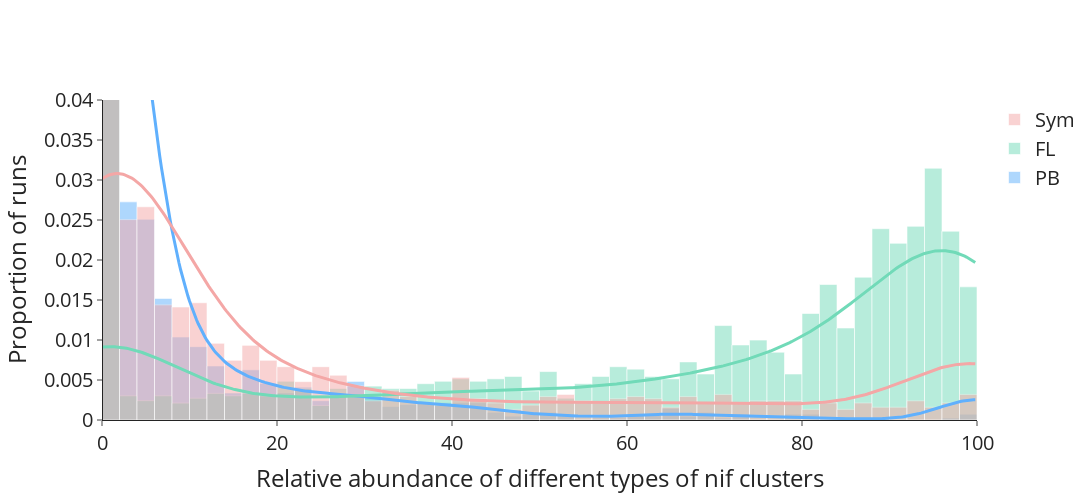

Notebook code cell kept with this figure:
### Markdown cell above
# distribution plots

### Code cell
fig = px.histogram(new_df,
                   x='ratio',
                   color='nifH type',
                   color_discrete_map=t2color,
                   #barnorm='percent'
                   histnorm='percent'
                  )
# fig = go.Figure()
ts = [ 'PB', 'FL','Sym',]
fig = ff.create_distplot([list(new_df.loc[(new_df['nifH type'] == t),
                                           'ratio'])
                           for t in ts],
                          ts,
                          colors=[t2color[t] for t in ts],
                          #show_hist=False,#,showlegend=False
                          #curve_type='normal',
                          #histnorm='percent',
                              show_hist=True,
                          show_curve=True,
                          show_rug=False,
                          #showlegend=False,
                               #opacity=0.5
                         bin_size=2,
                         )
#fig.add_traces(_fig.data)
for _ in fig.data:
    _['opacity'] = 0.5
for _ in fig.data[-3:]:
    _.line.width=3
    _.opacity = 1
   # _.line.opacity=1
fig.update_layout(barmode='overlay')
fig.layout.template = "simple_white"
fig.layout.width = 1200
fig.layout.height = 500
fig.layout.yaxis.range=[0,0.04]
fig.layout.font.size = 20
fig.layout.xaxis.title = "Relative abundance of different types of nif clusters"
fig.layout.yaxis.title = 'Proportion of runs'
fig.show()

### Figure 1 — Plotly figure (JSON) as saved in the notebook; plotly's stock layout.template omitted (floating-point values rounded to 4 significant figures; data arrays with more than 128 entries replaced by an {"elided": "..."} marker saying what was removed)
{"data": [{"histnorm": "probability density", "legendgroup": "PB", "marker": {"color": "#60b0fd"}, "name": "PB", "opacity": 0.5, "type": "histogram", "x": {"elided": "2125 float values"}, "xaxis": "x", "xbins": {"end": 100, "size": 2, "start": 0}, "yaxis": "y"}, {"histnorm": "probability density", "legendgroup": "FL", "marker": {"color": "#71dab8"}, "name": "FL", "opacity": 0.5, "type": "histogram", "x": {"elided": "2125 float values"}, "xaxis": "x", "xbins": {"end": 100, "size": 2, "start": 0}, "yaxis": "y"}, {"histnorm": "probability density", "legendgroup": "Sym", "marker": {"color": "#f4a7a6"}, "name": "Sym", "opacity": 0.5, "type": "histogram", "x": {"elided": "2125 float values"}, "xaxis": "x", "xbins": {"end": 100, "size": 2, "start": 0}, "yaxis": "y"}, {"legendgroup": "PB", "line": {"width": 3}, "marker": {"color": "#60b0fd"}, "mode": "lines", "name": "PB", "opacity": 1, "showlegend": false, "type": "scatter", "x": {"elided": "500 float values"}, "xaxis": "x", "y": {"elided": "500 float values"}, "yaxis": "y"}, {"legendgroup": "FL", "line": {"width": 3}, "marker": {"color": "#71dab8"}, "mode": "lines", "name": "FL", "opacity": 1, "showlegend": false, "type": "scatter", "x": {"elided": "500 float values"}, "xaxis": "x", "y": {"elided": "500 float values"}, "yaxis": "y"}, {"legendgroup": "Sym", "line": {"width": 3}, "marker": {"color": "#f4a7a6"}, "mode": "lines", "name": "Sym", "opacity": 1, "showlegend": false, "type": "scatter", "x": {"elided": "500 float values"}, "xaxis": "x", "y": {"elided": "500 float values"}, "yaxis": "y"}], "layout": {"barmode": "overlay", "font": {"size": 20}, "height": 500, "hovermode": "closest", "legend": {"traceorder": "reversed"}, "width": 1200, "xaxis": {"anchor": "y2", "autorange": true, "domain": [0, 1], "range": [0, 100], "title": {"text": "Relative abundance of different types of nif clusters"}, "type": "linear", "zeroline": false}, "yaxis": {"anchor": "free", "domain": [0, 1], "position": 0, "range": [0, 0.04], "title": {"text": "Proportion of runs"}, "type": "linear"}}}
